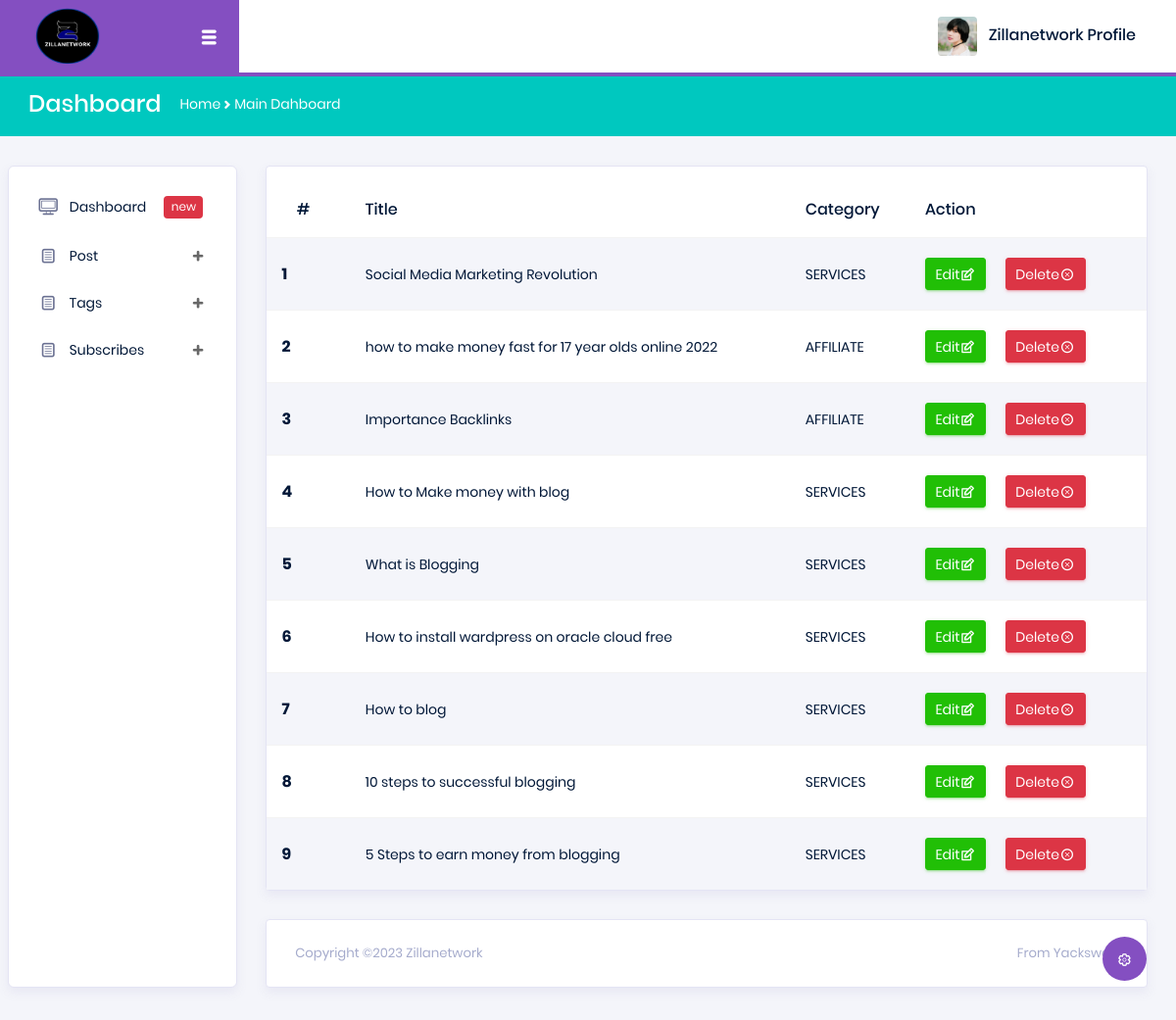
/admin/manage_post.php (signed in), run on the app's committed database.
### tables this page shows
CREATE TABLE `tblposts` (
  `id` int(11) NOT NULL,
  `PostTitle` longtext NOT NULL,
  `CategoryId` int(11) NOT NULL,
  `PostDetails` longtext NOT NULL,
  `PostingDate` timestamp NULL DEFAULT current_timestamp(),
  `UpdationDate` timestamp NULL DEFAULT NULL ON UPDATE current_timestamp(),
  `Is_Active` int(11) NOT NULL,
  `PostUrl` mediumtext NOT NULL,
  `PostImage` varchar(255) NOT NULL
);

CREATE TABLE `tblcategory` (
  `id` int(11) NOT NULL,
  `CategoryName` varchar(200) DEFAULT NULL,
  `Description` mediumtext DEFAULT NULL,
  `PostingDate` timestamp NULL DEFAULT current_timestamp(),
  `UpdationDate` timestamp NULL DEFAULT NULL,
  `Is_Active` int(1) DEFAULT NULL
);

### admin/manage_post.php (the view, shortened to what this page needs)
<?php
include('includes/config.php');
if(strlen($_SESSION['login'])==0)
  {
header('location:index.php');
}
else{
?>
<!DOCTYPE html>
<html lang="en">
<head>
  <link rel="stylesheet" href="vendors/typicons/typicons.css">
  <link rel="stylesheet" href="vendors/css/vendor.bundle.base.css">
  <link rel="stylesheet" href="css/vertical-layout-light/style.css">
</head>
<body>
  <div class="container-scroller">
      <?php include('includes/header.php') ;?>
    <nav class="navbar-breadcrumb col-xl-12 col-12 d-flex flex-row p-0">
      <div class="navbar-menu-wrapper d-flex align-items-center justify-content-end">
        <ul class="navbar-nav mr-lg-2">
          <li class="nav-item ml-0">
            <h4 class="mb-0">Dashboard</h4>
          </li>
          <li class="nav-item">
            <div class="d-flex align-items-baseline">
              <p class="mb-0">Home</p>
              <i class="typcn typcn-chevron-right"></i>
              <p class="mb-0">Main Dahboard</p>
            </div>
          </li>
        </ul>
      </div>
    </nav>
    <div class="container-fluid page-body-wrapper">
      <div class="theme-setting-wrapper">
        <div id="settings-trigger"><i class="typcn typcn-cog-outline"></i></div>
      </div>
      <?php include('includes/sidebar.php'); ?>
      <div class="main-panel">
        <div class="content-wrapper">
          <div class="row">
            <div class="col-md-12">
              <div class="card">
                <div class="table-responsive pt-3">
                  <table class="table table-striped project-orders-table">
                    <thead>
                      <tr>
                           <th>#</th>
                           <th>Title</th>
                           <th>Category</th>
                           <th>Action</th>
                    </thead>
                    <tbody>
<?php
$query=mysqli_query($con,"select tblposts.id as postid,tblposts.PostTitle as title,tblcategory.CategoryName as category from tblposts left join tblcategory on tblcategory.id=tblposts.CategoryId where tblposts.Is_Active=1 order by tblposts.id desc");
$cnt = 1;
$rowcount=mysqli_num_rows($query);
if($rowcount==0)
{
?>
<tr>
<td colspan="4" align="center"><h3 style="color:red">No record found</h3></td>
<tr>
  <?php
} else {
while($row=mysqli_fetch_array($query))
{
?>
                   <tr>
                    <th scope="row"><?php echo htmlentities($cnt);?></th>
                    <td><?php echo htmlentities($row['title']);?></td>
                    <td><?php echo htmlentities($row['category'])?></td>
                    <td>
                  <a href="edit-post.php?pid=<?php echo htmlentities($row['postid']);?>"><button type="button" class="btn btn-success btn-sm btn-icon-text mr-3">Edit<i class="typcn typcn-edit btn-icon-append"></i></button></a>
                  <button type="button" class="btn btn-danger btn-sm btn-trash" data-id="<?php echo htmlentities($row['postid']);?>">Delete<i class="typcn typcn-delete-outline btn-icon-append"></i></button>
                  </td>
                 </tr>
                  <?php
                  $cnt++;
                   }
                 }
                 ?>
                    </tbody>
                  </table>
                </div>
              </div>
            </div>
          </div>
        </div>
      <?php include('includes/footer.php'); ?>
      </div>
    </div>
  </div>
</body>
</html>
<?php }?>

### admin/includes/header.php (shortened to what this page needs)
<nav class="navbar col-lg-12 col-12 p-0 fixed-top d-flex flex-row">
    <div class="navbar-brand-wrapper d-flex justify-content-center">
      <div class="navbar-brand-inner-wrapper d-flex justify-content-between align-items-center w-100">
        <a class="navbar-brand brand-logo" href="dashboard.php"><img src="images/logo.png" alt="logo" style="width:80px; height: 70px;"></a>
        <button class="navbar-toggler navbar-toggler align-self-center" type="button" data-toggle="minimize">
          <span class="typcn typcn-th-menu"></span>
        </button>
      </div>
    </div>
    <div class="navbar-menu-wrapper d-flex align-items-center justify-content-end">
      <ul class="navbar-nav mr-lg-2">
        <li class="nav-item nav-profile dropdown">
          <a class="nav-link" href="#" data-toggle="dropdown" id="profileDropdown">
            <img src="images/face5.jpg" alt="profile"/>
            <span class="nav-profile-name">Zillanetwork Profile</span>
          </a>
        </li>
      </ul>
    </div>
  </nav>

### admin/includes/sidebar.php (shortened to what this page needs)
<nav class="sidebar sidebar-offcanvas" id="sidebar">
        <ul class="nav">
          <li class="nav-item">
            <a class="nav-link" href="dashboard.php">
              <i class="typcn typcn-device-desktop menu-icon"></i>
              <span class="menu-title">Dashboard</span>
              <div class="badge badge-danger">new</div>
            </a>
          </li>
          <li class="nav-item">
            <a class="nav-link" data-toggle="collapse" href="#ui-basic" aria-expanded="false" aria-controls="ui-basic">
              <i class="typcn typcn-document-text menu-icon"></i>
              <span class="menu-title">Post</span>
              <i class="menu-arrow"></i>
            </a>
          </li>
        <li class="nav-item">
            <a class="nav-link" data-toggle="collapse" href="#ui-basic" aria-expanded="false" aria-controls="ui-basic">
              <i class="typcn typcn-document-text menu-icon"></i>
              <span class="menu-title">Tags</span>
              <i class="menu-arrow"></i>
            </a>
          </li>
          <li class="nav-item">
            <a class="nav-link" data-toggle="collapse" href="#ui-basic" aria-expanded="false" aria-controls="ui-basic">
              <i class="typcn typcn-document-text menu-icon"></i>
              <span class="menu-title">Subscribes</span>
              <i class="menu-arrow"></i>
            </a>
          </li>
        </ul>
      </nav>

### admin/includes/footer.php
<footer class="footer">
          <div class="card">
              <div class="card-body">
                  <div class="d-sm-flex justify-content-center justify-content-sm-between">
                      <span class="text-muted text-center text-sm-left d-block d-sm-inline-block">Copyright &copy;<script>document.write(new Date().getFullYear());</script> <a href="https://www.zillanetwork.com/" class="text-muted" target="_blank">Zillanetwork</a></span>
                      <span class="float-none float-sm-right d-block mt-1 mt-sm-0 text-center text-muted">From <a href="https://www.yacksweb.com/" class="text-muted" target="_blank">Yacksweb</a></span>
                  </div>
              </div>
          </div>
      </footer>

### data on the page
tblposts: PostTitle "Social Media Marketing Revolution", CategoryId.CategoryName "SERVICES"
tblposts: PostTitle "how to make money fast for 17 year olds online 2022", CategoryId.CategoryName "AFFILIATE"
tblposts: PostTitle "Importance Backlinks", CategoryId.CategoryName "AFFILIATE"
tblposts: PostTitle "How to Make money with blog", CategoryId.CategoryName "SERVICES"
tblposts: PostTitle "What is Blogging", CategoryId.CategoryName "SERVICES"
tblposts: PostTitle "How to install wardpress on oracle cloud free", CategoryId.CategoryName "SERVICES"
tblposts: PostTitle "How to blog", CategoryId.CategoryName "SERVICES"
tblposts: PostTitle "10 steps to successful blogging", CategoryId.CategoryName "SERVICES"
tblposts: PostTitle "5 Steps to earn money from blogging", CategoryId.CategoryName "SERVICES"
